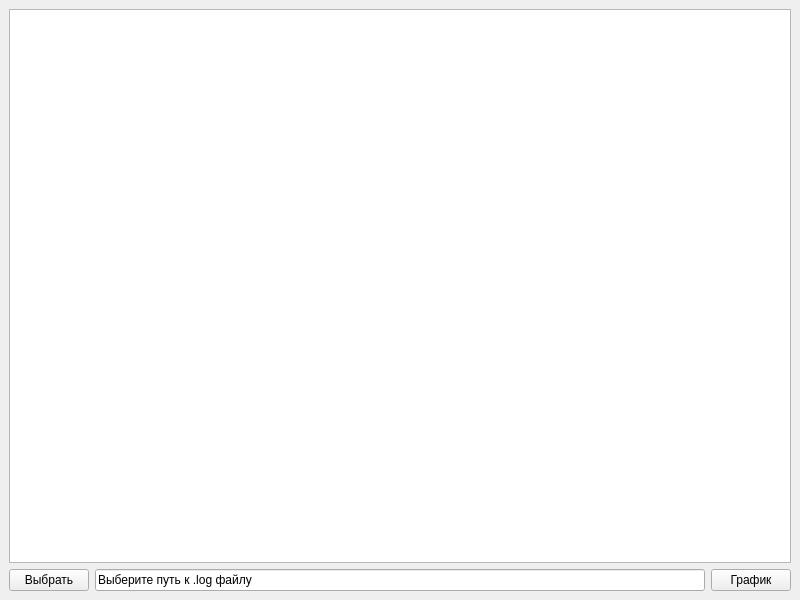
<?xml version="1.0" encoding="UTF-8"?>
<ui version="4.0">
 <class>MainWindow</class>
 <widget class="QMainWindow" name="MainWindow">
  <property name="windowModality">
   <enum>Qt::NonModal</enum>
  </property>
  <property name="geometry">
   <rect>
    <x>0</x>
    <y>0</y>
    <width>800</width>
    <height>600</height>
   </rect>
  </property>
  <property name="minimumSize">
   <size>
    <width>800</width>
    <height>600</height>
   </size>
  </property>
  <property name="windowTitle">
   <string>DUK Graphics</string>
  </property>
  <widget class="QWidget" name="centralwidget">
   <layout class="QGridLayout" name="gridLayout">
    <item row="0" column="0" colspan="2">
     <widget class="QGraphicsView" name="graphicsView"/>
    </item>
    <item row="1" column="0">
     <layout class="QHBoxLayout" name="horizontalLayout">
      <item>
       <widget class="QPushButton" name="inputButton">
        <property name="text">
         <string>Выбрать</string>
        </property>
       </widget>
      </item>
      <item>
       <widget class="QLineEdit" name="inputLine">
        <property name="text">
         <string>Выберите путь к .log файлу</string>
        </property>
       </widget>
      </item>
     </layout>
    </item>
    <item row="1" column="1">
     <widget class="QPushButton" name="showButton">
      <property name="text">
       <string>График</string>
      </property>
     </widget>
    </item>
   </layout>
  </widget>
 </widget>
 <resources/>
 <connections/>
</ui>
